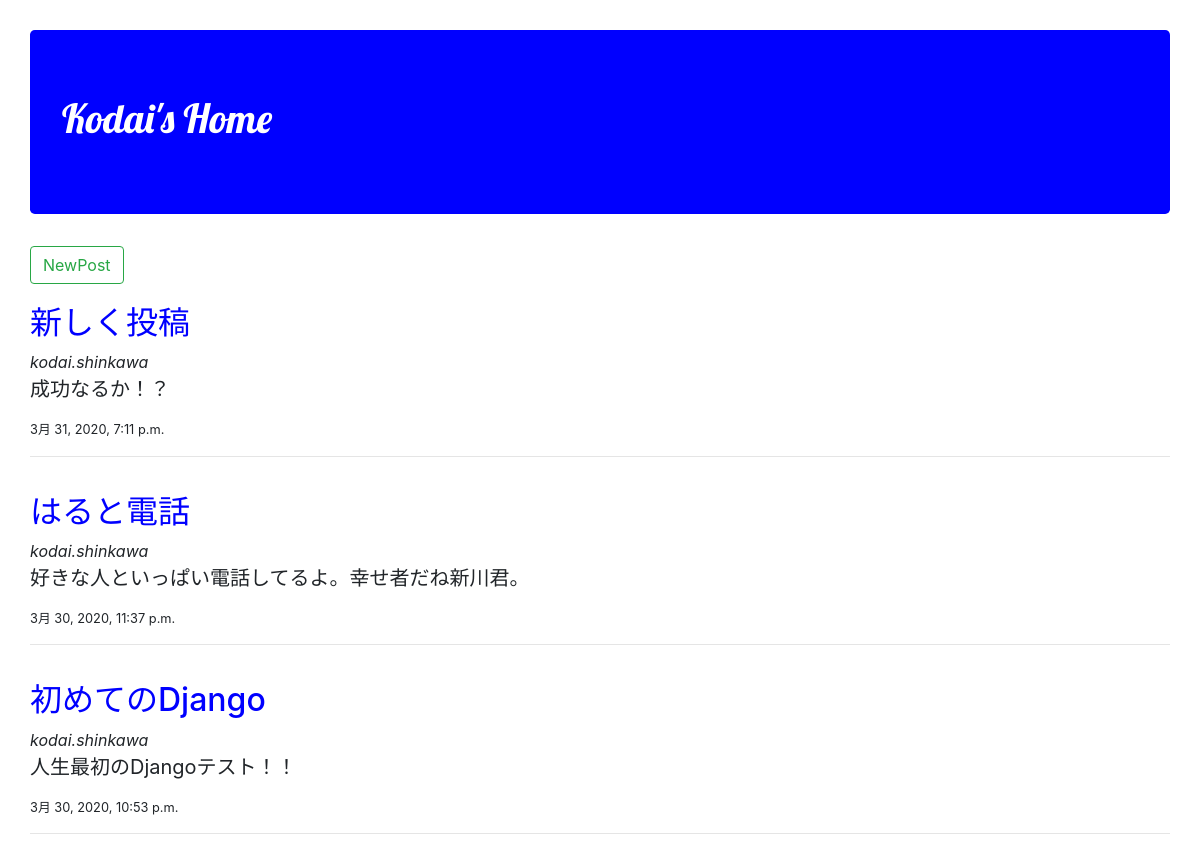
The page / on the database its author committed.
### blog/models.py (models this page shows, shortened)
class Post(models.Model):
    author = models.ForeignKey(settings.AUTH_USER_MODEL, on_delete=models.CASCADE)
    title = models.CharField(max_length=200)
    text = models.TextField()
    created_date = models.DateTimeField(default=timezone.now)
    published_date = models.DateTimeField(blank=True, null=True)

### blog/views.py (the view)
# urls.py: path('', views.post_list, name='post_list'),
def post_list(request):
    contents = {
        'posts': Post.objects.all().order_by('-created_date'),
    }
    return render(request, 'blog/post_list.html', contents)

### blog/templates/blog/post_list.html
{% extends 'blog/base.html' %}
{% block contents %}
<a href="{% url 'post_new' %}"><button type="button" class="btn btn-outline-success">NewPost</button></a>
{% for post in posts %}
<h2>{{ post.title }}</h2>
<em>{{ post.author }}</em>
<p>{{ post.text }}</p>
<small>{{ post.created_date }}</small>
<hr>
{% endfor %}
{% endblock contents %}

### blog/templates/blog/base.html (shortened to what this page needs)
{% load static %}
<html>
<head>
    <link rel="stylesheet"
        href="https://stackpath.bootstrapcdn.com/bootstrap/4.4.1/css/bootstrap.min.css"
>
    <link rel="stylesheet" href="{% static 'css/blog.css' %}">
</head>
<body>
    <div class='jumbotron'>
        <h1>Kodai's Home</h1>
    </div>
    {% block contents %}
    {% endblock contents %}
</body>
</html>

### static/css/blog.css (style rules this page uses)
h1 { color: white; font-family: 'Lobster'; }
body { padding: 30px; }
h2 { padding-top: 20px; color: blue; }
p { font-size: 20; }
.jumbotron { background-color: blue; }

### rows shown on the page
Post: title "新しく投稿", author "kodai.shinkawa", text "成功なるか！？", created_date "3月 31, 2020, 7:11 p.m."
Post: title "はると電話", author "kodai.shinkawa", text "好きな人といっぱい電話してるよ。幸せ者だね新川君。", created_date "3月 30, 2020, 11:37 p.m."
Post: title "初めてのDjango", author "kodai.shinkawa", text "人生最初のDjangoテスト！！", created_date "3月 30, 2020, 10:53 p.m."
